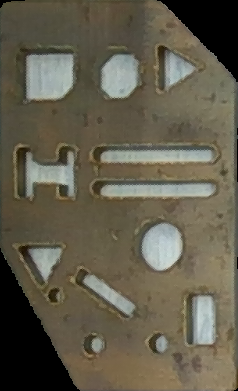
#> input picture data/dummy/part_1/part_1.png, 238 x 391 px
$ python -i janina_preprocessing.py   (imports and definitions only)
#> lines starting #> are read from the running program, lines starting #| are printed output that depends on the picture; after the words box and inside, x2 and y2 are one past the last pixel; in counts of white or black regions, pixels touching at a corner belong together
### solution/visualizer.py
import matplotlib.pyplot as plt
import numpy as np
from PIL import Image, ImageDraw


# [46 lines left out: function overlay_png_on_png, not called in this run]


def visualize_matrix(matrix: np.ndarray, path: str):
    """
    Visualizes a matrix as a grayscale image.

    :param matrix: Input matrix to visualize.
    :param path: Path to save the visualization.
    """
    # Visualize the matrix as a grayscale image
    plt.imshow(matrix, cmap="gray")
    plt.savefig(path)
    plt.close()


# [47 lines left out: function visualize_gripper_on_mask, not called in this run]

### solution/janina_preprocessing.py
import cv2
import numpy as np
from visualizer import visualize_matrix
from scipy.ndimage import convolve
from sklearn.cluster import KMeans
from PIL import Image


# [146 lines left out: functions k_means_clustering, preprocess_image, extract_features, not called in this run]


def extract_gripper_positions(gripper_image_path):
    # Preprocess the gripper image
#> called with gripper_image_path = '../data/dummy/part_1/part_1.png'
    image = cv2.imread(gripper_image_path, cv2.IMREAD_GRAYSCALE)
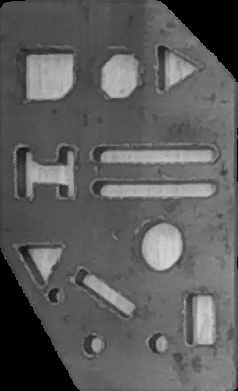
#> image: shape (391, 238); min 0, max 214, mean 92.9
    _, binary = cv2.threshold(image, 127, 255, cv2.THRESH_BINARY)
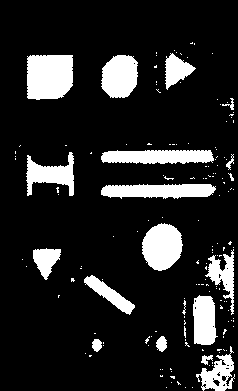
#> binary: shape (391, 238); 14.6% white; 158 white regions (139 under 20 px)
    visualize_matrix(binary, "solution/visualization/gripper_binary.png")

    # Detect the active "dots" of the gripper
    contours, _ = cv2.findContours(binary, cv2.RETR_EXTERNAL, cv2.CHAIN_APPROX_SIMPLE)
#> contours = 158 contours, 141 with area under 20; largest, box (x1, y1, x2, y2) and area: (27, 55, 73, 100) 1836, (142, 223, 183, 271) 1410, (101, 184, 216, 199) 1256, (101, 150, 214, 164) 1236, (101, 55, 138, 98) 1220

    # Get centroids and radii of the dots
    gripper_positions = []
    for contour in contours:
        M = cv2.moments(contour)
        if M['m00'] != 0:
            cx = int(M['m10'] / M['m00'])
            cy = int(M['m01'] / M['m00'])
            radius = int(np.sqrt(cv2.contourArea(contour) / np.pi))  # Approximate radius
            gripper_positions.append((cx, cy, radius))
#> this loop made 158 passes
#> (contour, cx, cy, radius) on passes 11, 16, 22, 53: ([[170, 368], [170, 369], [171, 369]], 170, 368, 0), ([[89, 355], [89, 356], [90, 356], [91, 355]], 89, 355, 0), ([[202, 349], [202, 350], [203, 350]], 202, 349, 0), ([[58, 295], [58, 297], [58, 296], [59, 295]], 58, 295, 0)
#> (cx, cy, radius) on passes 5, 6, 7, 15, 21, 23: (177, 382, 0), (172, 376, 1), (161, 375, 0), (205, 358, 3), (218, 349, 0), (217, 374, 15)
#> after the loop, gripper_positions = 48 items, first 6: (177, 382, 0), (172, 376, 1), (161, 375, 0), (170, 368, 0), (205, 358, 3), (89, 355, 0)

    # print("Gripper positions:", gripper_positions)
    gripper_center = binary.shape[1] // 2, binary.shape[0] // 2
#> gripper_center = (119, 195)

    label_image = np.array(Image.open(gripper_image_path).convert("L"))
    binary = (label_image != 0).astype(int)
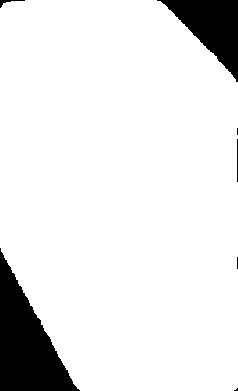
#> binary: shape (391, 238) int64; values 0 (black) and 1 (white), 90.5% white; 7 black regions (3 under 20 px), largest, box (x1, y1, x2, y2) and area: (0, 248, 80, 391) 5555, (157, 0, 238, 82) 3121, (0, 0, 25, 8) 53, (237, 139, 238, 182) 43

    # TEST: make gripper radius bigger
    # _________________________________________________________________________________
    # Define a kernel to set the neighborhood
    size = 11
    radius = size // 2
    kernel = np.zeros((size, size))  # 3x3 kernel will set all neighbors to 1
    for i in range(size):
        for j in range(size):
            # Calculate Euclidean distance from (i, j) to center (cx, cy)
            if np.sqrt((i - radius)**2 + (j - radius)**2) <= radius:
                kernel[i, j] = 1
    #print(kernel)

    # pad binary image
    binary = np.pad(binary, pad_width=radius, mode='constant', constant_values=0)
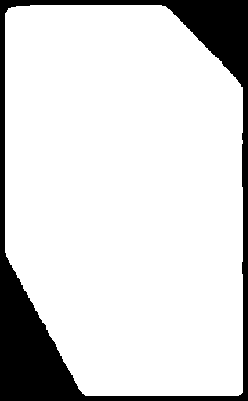
#> binary: shape (401, 248) int64; values 0 (black) and 1 (white), 84.7% white; 1 black region, box (x1, y1, x2, y2) and area: (0, 0, 248, 401) 15188

    # Apply convolution
    binary = convolve(binary, kernel, mode='constant', cval=0)
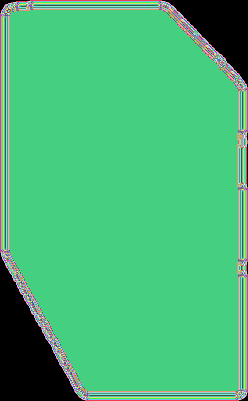
#> binary: shape (401, 248) int64; 82 distinct labels, from 0 to 81; one colour per label, 0 black

    # Convert result to binary (0 or 1)
    binary = (binary > 0).astype(int)
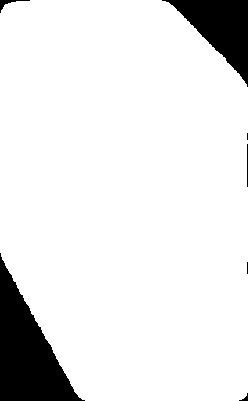
#> binary: shape (401, 248) int64; values 0 (black) and 1 (white), 90.6% white; 7 black regions (2 under 20 px), largest, box (x1, y1, x2, y2) and area: (0, 253, 85, 401) 5854, (162, 0, 248, 87) 3354, (0, 0, 30, 13) 89, (247, 144, 248, 187) 43, (239, 393, 248, 401) 27
    # _________________________________________________________________________________


    visualize_matrix(binary, "solution/visualization/gripper_binary.png")
    return gripper_positions, gripper_center, binary

>>> result = extract_gripper_positions('../data/dummy/part_1/part_1.png')

$ run again, on data/dummy/part_1/visualisation_1.png
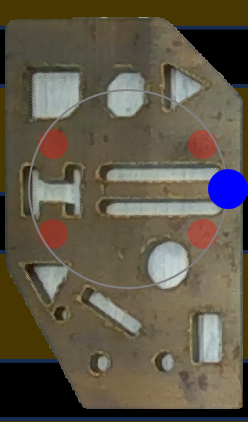
#> input picture data/dummy/part_1/visualisation_1.png, 248 x 422 px
#> in extract_gripper_positions, `_, binary = cv2.threshold(image, 127, 255, cv2.THRESH_BINARY)`:
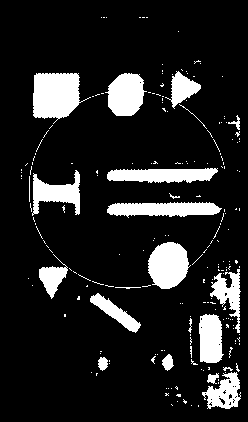
#> binary: shape (422, 248); 13.5% white; 207 white regions (185 under 20 px)
#> contours = 207 contours, 191 with area under 20; largest, box (x1, y1, x2, y2) and area: (33, 73, 91, 124) 1855, (148, 242, 191, 289) 1418, (107, 202, 222, 218) 1230, (105, 73, 147, 116) 1228, (107, 168, 218, 183) 1173
#> the loop in extract_gripper_positions, `for contour in contours:` made 207 passes
#> (contour, cx, cy, radius) on passes 11, 15, 56: ([[176, 386], [175, 387], [177, 389], [177, 387]], 176, 387, 0), ([[96, 373], [96, 375], [96, 374], [97, 373]], 96, 373, 0), ([[64, 314], [64, 316], [65, 316], [65, 314]], 64, 315, 0)
#> after the loop in extract_gripper_positions, `for contour in contours:`: gripper_positions = 54 items, first 6: (184, 401, 1), (178, 394, 1), (166, 394, 0), (176, 387, 0), (212, 377, 4), (96, 373, 0)
#> in extract_gripper_positions, `binary = (binary > 0).astype(int)`:
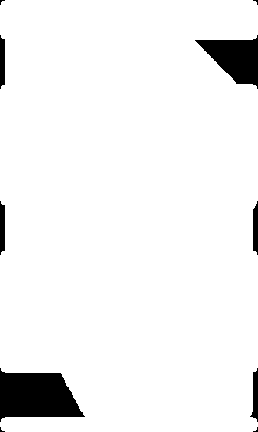
#> binary: shape (432, 258) int64; values 0 (black) and 1 (white), 94.6% white; 10 black regions (4 under 20 px), largest, box (x1, y1, x2, y2) and area: (0, 368, 85, 422) 3207, (195, 35, 258, 89) 1866, (250, 368, 258, 422) 248, (0, 35, 5, 89) 240, (0, 201, 5, 255) 240, (253, 201, 258, 255) 232
